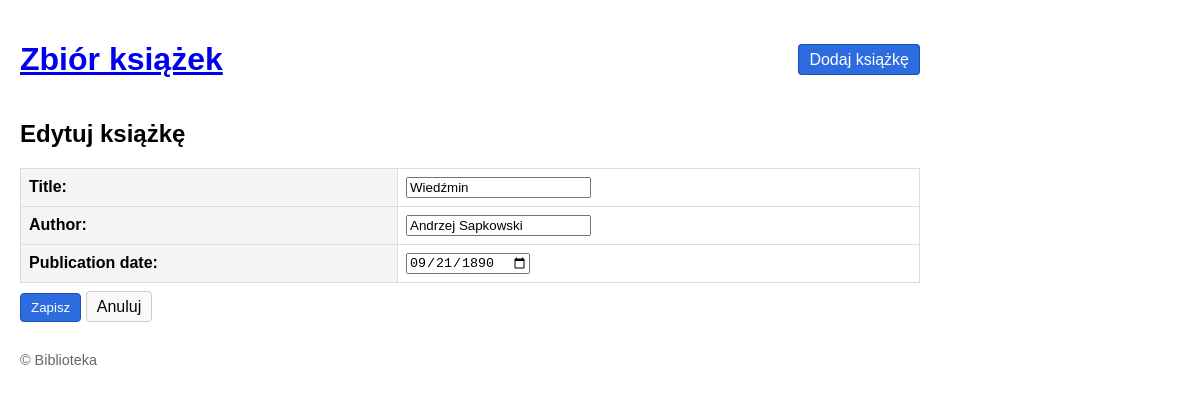
/books/3/edit/, run on the app's committed database.
### books/models.py (models this page shows, shortened)
class Book(models.Model):
    title = models.CharField(max_length=255)
    author = models.CharField(max_length=255)
    publication_date = models.DateField(validators=[validate_publication_year])
    class Meta:
        ordering = ['-publication_date', 'title']

### books/views.py (the view)
# urls.py: path('<int:pk>/edit/', views.BookUpdateView.as_view(), name='book-edit'),
class BookUpdateView(UpdateView):
    model = Book
    form_class = BookForm
    template_name = 'books/book_form.html'
    success_url = reverse_lazy('books:book-list')

### books/views.py
class BookForm(forms.ModelForm):
    publication_date = forms.DateField(
        widget=forms.DateInput(attrs={'type': 'date'})
    )
    class Meta:
        model = Book
        fields = ['title', 'author', 'publication_date']

### books/templates/books/book_form.html (shortened to what this page needs)
{% extends "books/base.html" %}
{% block content %}
  <h2>{% if object %}Edytuj książkę{% else %}Dodaj nową książkę{% endif %}</h2>
  <form method="post">
    <table>
      {{ form.as_table }}
    </table>
    <div style="margin-top:10px;">
      <button class="btn btn-primary" type="submit">Zapisz</button>
      <a class="btn" href="{% url 'books:book-list' %}">Anuluj</a>
    </div>
  </form>
{% endblock %}

### books/templates/books/base.html (style rules this page uses)
body { font-family: Arial, sans-serif; margin: 20px; max-width: 900px; }
table { width:100%; border-collapse: collapse; margin-top:10px; }
th, td { border:1px solid #ddd; padding:8px; text-align:left; }
th { background:#f4f4f4; }
.btn { padding:6px 10px; border:1px solid #ccc; background:#f9f9f9; text-decoration:none; color:#000; border-radius:4px; }
.btn-primary { background:#2d6cdf; color:white; border-color:#1d4fb8; }

### data on the page
Book: title "Wiedźmin", author "Andrzej Sapkowski", publication_date "09/21/1890"
